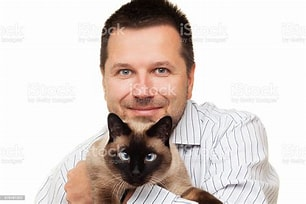
#> input picture latest.bmp, 306 x 204 px
$ python n5-FIN11.py
#> lines starting #> are read from the running program, lines starting #| are printed output that depends on the picture
import cv2
from PIL import Image

print('note that latest result will overwrite previous')
path = input('source path: ')
#> the answer given: latest.bmp
path_glasses = input('glasses path: ')
#> the answer given: cat.jpeg
cat_face_cascade = cv2.CascadeClassifier('haarcascade_frontalcatface_extended.xml')
human_face_cascade = cv2.CascadeClassifier('haarcascade_frontalface_default.xml')
image = cv2.imread(path)
#> image is the input picture: shape (204, 306, 3); mean B, G, R 201, 205.6, 216.3

cat_face = cat_face_cascade.detectMultiScale(image)
#> cat_face = [[104, 130, 66, 66]]
human_face = human_face_cascade.detectMultiScale(image)
#> human_face = [[92, 31, 102, 102]]
img = Image.open(path)
glasses = Image.open(path_glasses)
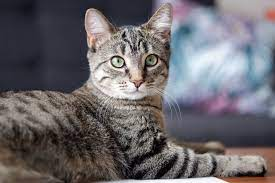
#> input picture cat.jpeg, 275 x 183 px
#> glasses is the input picture: PIL image 275x183 RGB; mean R, G, B 106.6, 103, 107.7
img = img.convert('RGBA')
#> img: PIL image 306x204 RGBA
glasses = glasses.convert('RGBA')
#> glasses: PIL image 275x183 RGBA

for (x, y, w, h) in cat_face:
    glasses = glasses.resize((w, int(h/3)))
    img.paste(glasses, (x, int(y+h/4)), glasses)
#> this loop made 1 pass
#> pass 1, `glasses = glasses.resize((w, int(h/3)))`:
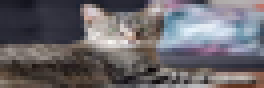
#> glasses: PIL image 66x22 RGBA (shown 4 times larger); mean R, G, B, A 106.4, 102.7, 107.4, 255
#> after the loop:
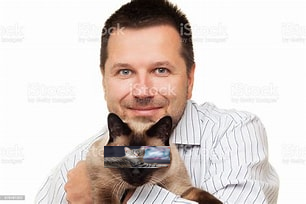
#> img: PIL image 306x204 RGBA; mean R, G, B, A 217, 206.7, 202.3, 255

for (x, y, w, h) in human_face:
    glasses = glasses.resize((w, int(h/3)))
    img.paste(glasses, (x, int(y+h/4)), glasses)
    img.save('img_glasses.png')
#> this loop made 1 pass
#> pass 1, `glasses = glasses.resize((w, int(h/3)))`:
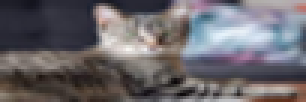
#> glasses: PIL image 102x34 RGBA (shown 3 times larger); mean R, G, B, A 106.4, 102.7, 107.4, 255
#> pass 1, `img.save('img_glasses.png')`:
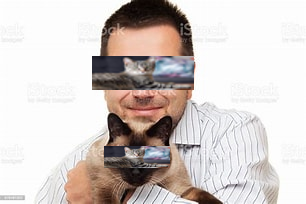
#> saved as img_glasses.png: PIL image 306x204 RGBA; mean R, G, B, A 211.4, 203.4, 200.3, 255

img_done = cv2.imread('img_glasses.png')
cv2.imshow('img_glasses', img_done)
cv2.waitKey()
